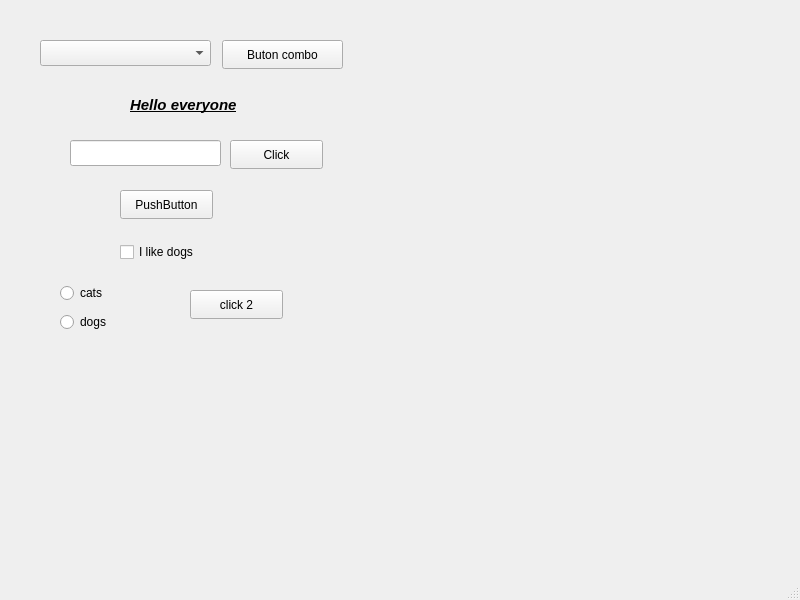
<?xml version="1.0" encoding="UTF-8"?>
<ui version="4.0">
 <class>MainWindow</class>
 <widget class="QMainWindow" name="MainWindow">
  <property name="geometry">
   <rect>
    <x>0</x>
    <y>0</y>
    <width>800</width>
    <height>600</height>
   </rect>
  </property>
  <property name="windowTitle">
   <string>MainWindow</string>
  </property>
  <widget class="QWidget" name="centralwidget">
   <widget class="QLabel" name="label">
    <property name="geometry">
     <rect>
      <x>130</x>
      <y>70</y>
      <width>171</width>
      <height>71</height>
     </rect>
    </property>
    <property name="text">
     <string>&lt;html&gt;&lt;head/&gt;&lt;body&gt;&lt;p&gt;&lt;span style=&quot; font-size:11pt; font-weight:700; font-style:italic; text-decoration: underline;&quot;&gt;Hello everyone&lt;/span&gt;&lt;/p&gt;&lt;/body&gt;&lt;/html&gt;</string>
    </property>
   </widget>
   <widget class="QPushButton" name="pushButton">
    <property name="geometry">
     <rect>
      <x>230</x>
      <y>140</y>
      <width>93</width>
      <height>29</height>
     </rect>
    </property>
    <property name="text">
     <string>Click</string>
    </property>
   </widget>
   <widget class="QLineEdit" name="lineEdit">
    <property name="geometry">
     <rect>
      <x>70</x>
      <y>140</y>
      <width>151</width>
      <height>26</height>
     </rect>
    </property>
    <property name="echoMode">
     <enum>QLineEdit::Password</enum>
    </property>
   </widget>
   <widget class="QPushButton" name="pushButton_2">
    <property name="geometry">
     <rect>
      <x>120</x>
      <y>190</y>
      <width>93</width>
      <height>29</height>
     </rect>
    </property>
    <property name="text">
     <string>PushButton</string>
    </property>
   </widget>
   <widget class="QCheckBox" name="checkBox">
    <property name="geometry">
     <rect>
      <x>120</x>
      <y>240</y>
      <width>91</width>
      <height>24</height>
     </rect>
    </property>
    <property name="text">
     <string>I like dogs</string>
    </property>
   </widget>
   <widget class="QPushButton" name="pushButton_3">
    <property name="geometry">
     <rect>
      <x>190</x>
      <y>290</y>
      <width>93</width>
      <height>29</height>
     </rect>
    </property>
    <property name="text">
     <string>click 2</string>
    </property>
   </widget>
   <widget class="QComboBox" name="comboBox">
    <property name="geometry">
     <rect>
      <x>40</x>
      <y>40</y>
      <width>171</width>
      <height>26</height>
     </rect>
    </property>
   </widget>
   <widget class="QPushButton" name="pushButton_4">
    <property name="geometry">
     <rect>
      <x>222</x>
      <y>40</y>
      <width>121</width>
      <height>29</height>
     </rect>
    </property>
    <property name="text">
     <string>Buton combo</string>
    </property>
   </widget>
   <widget class="QWidget" name="">
    <property name="geometry">
     <rect>
      <x>60</x>
      <y>280</y>
      <width>112</width>
      <height>57</height>
     </rect>
    </property>
    <layout class="QVBoxLayout" name="verticalLayout">
     <item>
      <widget class="QRadioButton" name="radioButton_2">
       <property name="text">
        <string>cats</string>
       </property>
      </widget>
     </item>
     <item>
      <widget class="QRadioButton" name="radioButton">
       <property name="text">
        <string>dogs</string>
       </property>
      </widget>
     </item>
    </layout>
   </widget>
  </widget>
  <widget class="QMenuBar" name="menubar">
   <property name="geometry">
    <rect>
     <x>0</x>
     <y>0</y>
     <width>800</width>
     <height>26</height>
    </rect>
   </property>
  </widget>
  <widget class="QStatusBar" name="statusbar"/>
 </widget>
 <resources/>
 <connections/>
</ui>
